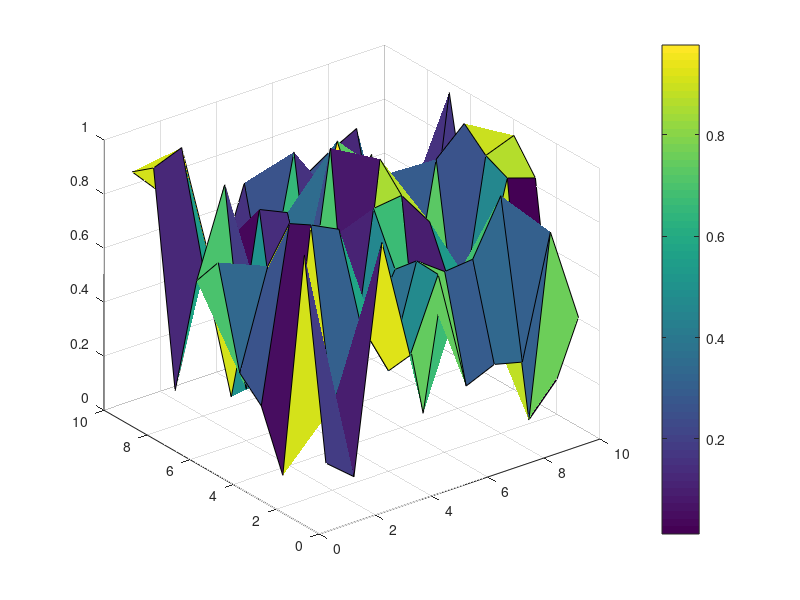

Source code (MATLAB):
figure('Units', 'pixels', 'Position', [100 100 560 420]);
ax = axes('Units', 'normalized');
x = rand(10);
surf(x)
c = colorbar;
disp('Screen DPI:')
disp(get(0,'ScreenPixelsPerInch'))
disp('Axes Position:')
disp(get(gca,'Position'))
disp('Colorbar Position:')
disp(get(c,'Position'))
